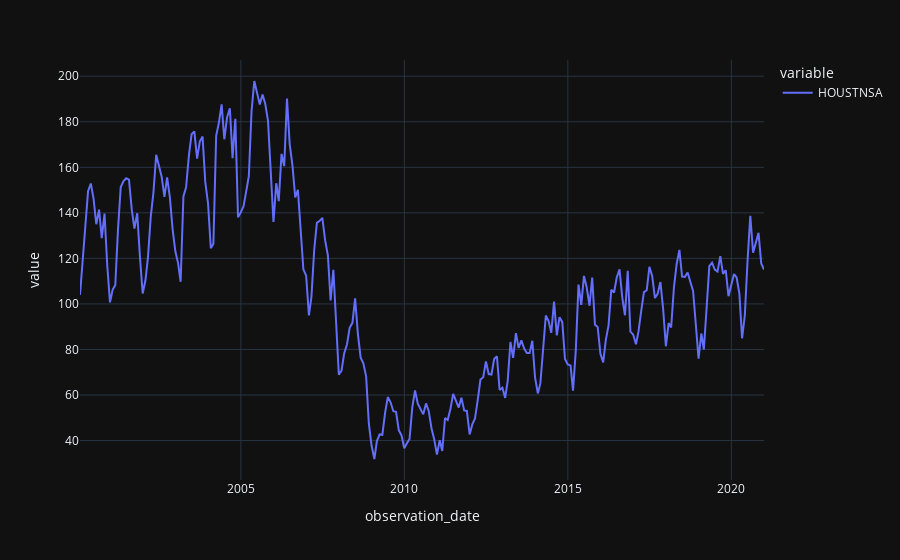

Notebook code for this chart:
### Code cell
x = series.resample(RULE).sum()
x.plot()

### Figure 1 — Plotly figure (JSON) as saved in the notebook; plotly's stock layout.template omitted (floating-point values rounded to 4 significant figures; data arrays with more than 128 entries replaced by an {"elided": "..."} marker saying what was removed)
{"data": [{"hovertemplate": "variable=HOUSTNSA<br>observation_date=%{x}<br>value=%{y}<extra></extra>", "legendgroup": "HOUSTNSA", "line": {"color": "#636efa", "dash": "solid"}, "marker": {"symbol": "circle"}, "mode": "lines", "name": "HOUSTNSA", "orientation": "v", "showlegend": true, "type": "scatter", "x": {"elided": "252 str values"}, "xaxis": "x", "y": {"elided": "252 float values"}, "yaxis": "y"}], "layout": {"legend": {"title": {"text": "variable"}, "tracegroupgap": 0}, "margin": {"t": 60}, "xaxis": {"anchor": "y", "domain": [0, 1], "title": {"text": "observation_date"}}, "yaxis": {"anchor": "x", "domain": [0, 1], "title": {"text": "value"}}}}
